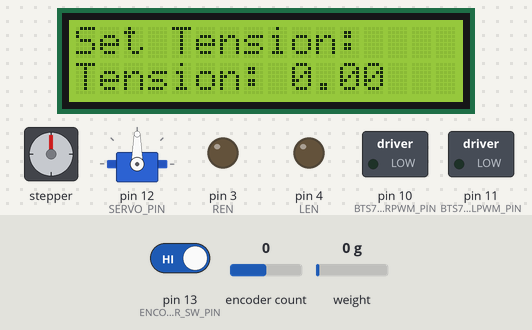
Bench run of a sketch on a simulated Arduino Uno, built with avr-gcc and run on an emulated ATmega328P. Parts: stepper motor, 16×2 character LCD, servo, switched loads named in the sketch (green lamp = pin HIGH), output pins drawn as LEDs (lit = HIGH). Wiring (inferred from the names in the program): stepper motor driver (200 steps per turn assumed): step pin 6; direction pin 5. Inputs (shaded band) come from the test bench; at power-on: pin 13 (ENCODER_SW_PIN) HIGH, encoder count 0, weight on the scale 0 g. What the sketch prints to the serial monitor is not drawn.

Above: at 2.2 s.
2.3 s: pin 13 (ENCODER_SW_PIN) driven LOW
At 4.4 s:
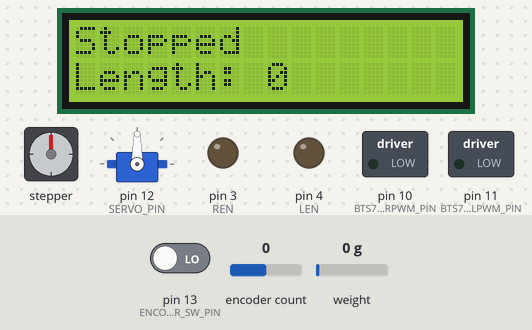
4.8 s: encoder count set to 1
At 5.6 s:
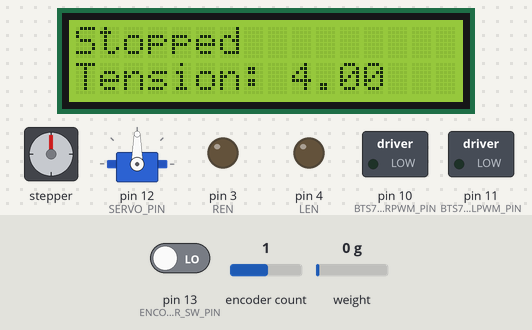
6.3 s: encoder count set to 2
At 6.8 s:
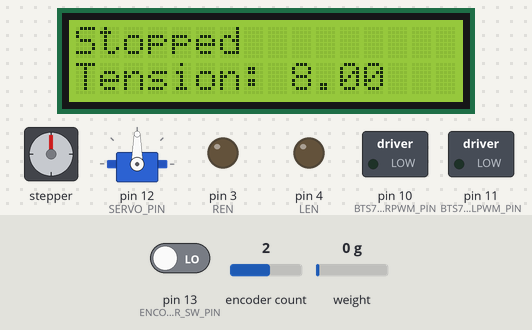
7.8 s: encoder count set to 3
At 9.2 s:
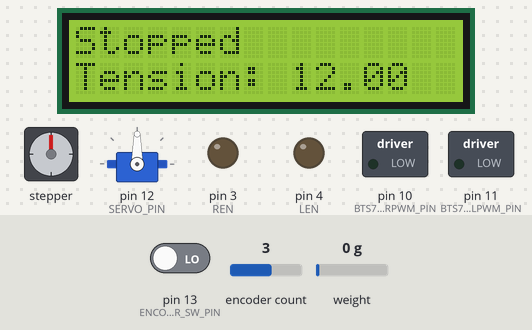
Timing chart, 0 to 10.3 s (numbered marks = the images above; inputs shaded):
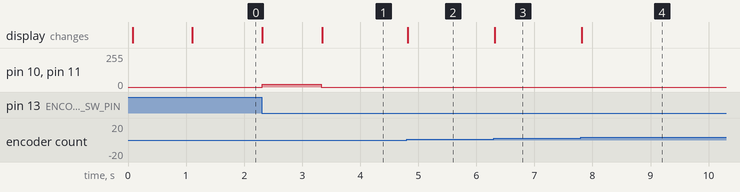

The sketch:

AutomatedRopeMakingMachine.ino
```cpp
#include <Wire.h>
#include <LiquidCrystal_I2C.h>
#include <HX711.h>
#include <AccelStepper.h>
#include <Servo.h>
#include <Encoder.h>

// Pin Definitions
const int SERVO_PIN = 12;             // Servo motor
const int LOAD_CELL_DOUT_PIN = 2;     // Load cell HX711 DOUT
const int LOAD_CELL_SCK_PIN = 7;      // Load cell HX711 SCK
const int ENCODER_CLK_PIN = 9;        // Rotary encoder CLK
const int ENCODER_DT_PIN = 8;         // Rotary encoder DT
const int ENCODER_SW_PIN = 13;        // Rotary encoder SW
const int BTS7960_LPWM_PIN = 11;      // Motor driver LPWM
const int BTS7960_RPWM_PIN = 10;      // Motor driver RPWM
const int NEMA_STEP_PIN = 6;          // Stepper motor STEP pin
const int NEMA_DIR_PIN = 5;           // Stepper motor DIR pin
const int REN = 3;                    // Additional motor control pin (e.g., enable)
const int LEN = 4;                    // Additional motor control pin
const int EMERGENCY_STOP_BTN = A0;    // Emergency stop button

// Initialize Libraries and Components
HX711 scale;
Servo myServo;
LiquidCrystal_I2C lcd(0x27, 16, 2);     // LCD display: address 0x27, 16x2
AccelStepper stepper(AccelStepper::DRIVER, NEMA_STEP_PIN, NEMA_DIR_PIN);
Encoder myEnc(ENCODER_CLK_PIN, ENCODER_DT_PIN);

// Control and Configuration Variables
volatile int encoderPos = 0;           // Position of rotary encoder
int lastEncoderPos = -1;               // Last position of rotary encoder
bool encoderPressed = false;           // Flag for encoder button press
bool mode = false;                     // Mode: false = tension, true = length
float setTension = 0;                  // Target tension
float setRopeLength = 0;               // Target rope length
bool running = false;                  // System running flag
unsigned long lastDebounceTime = 0;    // Debounce timing for encoder button
const unsigned long DEBOUNCE_DELAY = 50;     // Debounce delay (ms)
const unsigned long LONG_PRESS_DURATION = 1000; // Long press duration for mode switching (ms)
float calibrationFactor = 2000;             // Calibration factor for scale
float weight = 0;                       // Weight reading from load cell
float tent = 0;                         // Calculated tension in the rope
int motorSpeed = 20;                    // Motor speed (PWM value)
int ropeLength = 0;                     // Measured rope length

void setup() {
    Serial.begin(9600);
    lcd.init();
    lcd.backlight();

    // Pin Setup
    pinMode(ENCODER_SW_PIN, INPUT_PULLUP);
    pinMode(BTS7960_LPWM_PIN, OUTPUT);
    pinMode(BTS7960_RPWM_PIN, OUTPUT);
    pinMode(NEMA_STEP_PIN, OUTPUT);
    pinMode(NEMA_DIR_PIN, OUTPUT);
    pinMode(REN, OUTPUT);
    pinMode(LEN, OUTPUT);
    pinMode(EMERGENCY_STOP_BTN, INPUT);

    // Initialize Components
    lcd.print("Initializing...");
    myServo.attach(SERVO_PIN);
    stepper.setMaxSpeed(1000);
    stepper.setAcceleration(500);
    scale.begin(LOAD_CELL_DOUT_PIN, LOAD_CELL_SCK_PIN);
    scale.set_scale();
    scale.tare();                       // Reset scale to zero

    Serial.println("Setup complete");
    lcd.clear();
    lcd.print("Set Tension:");
}

// Main loop
void loop() {
    readEncoder();       // Update encoder position for tension/length setting
    handleButton();      // Handle encoder button (short/long press for start/mode toggle)
    monitorOperation();  // Monitor tension and length while system is running
}

void readEncoder() {
    // Get encoder position and update desired values based on current mode
    encoderPos = myEnc.read();
    float position = encoderPos * (360.0 / 360.0); // Degrees per pulse (assuming 360 pulses per revolution)

    if (lastEncoderPos != encoderPos) {
        lastEncoderPos = encoderPos;
        if (!mode) { // Tension mode
            setTension = position;
            lcd.setCursor(0, 1);
            lcd.print("Tension: ");
            lcd.print(setTension);
            lcd.print(" ");
            Serial.print("Set Tension: ");
            Serial.println(setTension);
        } else {     // Length mode
            setRopeLength = position;
            lcd.setCursor(0, 1);
            lcd.print("Length: ");
            lcd.print(setRopeLength);
            lcd.print(" ");
            Serial.print("Set Length: ");
            Serial.println(setRopeLength);
        }
    }
}

void handleButton() {
    int buttonState = digitalRead(ENCODER_SW_PIN);
    if (buttonState == LOW && (millis() - lastDebounceTime) > DEBOUNCE_DELAY) {
        lastDebounceTime = millis();
        if (!encoderPressed) {
            encoderPressed = true;
            unsigned long pressDuration = millis() - lastDebounceTime;

            // Check for long press
            if (pressDuration > LONG_PRESS_DURATION) {
                mode = !mode; // Toggle between tension and length mode
                lcd.clear();
                lcd.setCursor(0, 0);
                lcd.print(mode ? "Set Length:" : "Set Tension:");
            } else if (!running) {
                startSystem(); // Start the system if not already running
            }
        }
    } else if (buttonState == HIGH) {
        encoderPressed = false;
    }
}

void monitorOperation() {
    if (running) {
        updateWeightAndTension();

        if (tent >= setTension || ropeLength >= setRopeLength) {
            stopSystem(); // Stop if either target is reached
        } else {
            stepper.run(); // Continue if within targets
        }

        lcd.setCursor(0, 1);
        lcd.print("Length: ");
        lcd.print(ropeLength);
    }
}

void startSystem() {
    running = true;
    ropeLength = 0;
    stepper.setCurrentPosition(0);
    lcd.clear();
    lcd.print("Running...");
    analogWrite(BTS7960_LPWM_PIN, motorSpeed); // Set motor speed
    analogWrite(BTS7960_RPWM_PIN, motorSpeed);
    Serial.print("Motor Speed: ");
    Serial.println(motorSpeed);
}

void stopSystem() {
    running = false;
    analogWrite(BTS7960_LPWM_PIN, 0); // Stop motor
    analogWrite(BTS7960_RPWM_PIN, 0);
    stepper.stop(); // Stop stepper motor
    lcd.clear();
    lcd.print("Stopped");
    Serial.println("System Stopped");
}

void updateWeightAndTension() {
    scale.set_scale(calibrationFactor);
    weight = scale.get_units(10);
    tent = (weight / 1000) * 10; // Convert grams to Newtons
    lcd.setCursor(0, 0);
    lcd.print("Tension: ");
    lcd.print(tent, 1);
    lcd.print("N");
}
```

Measured:
- after the input at 2.3 s, pin 10 (BTS7960_RPWM_PIN), pin 11 (BTS7960_LPWM_PIN): 0/255 → 20/255 at once, → 0/255 1.0 s later; the display: first changes at once (image 1 shows a later state)
- after the input at 4.8 s, the display: changes at once (image 2)
- after the input at 6.3 s, the display: changes at once (image 3)
- after the input at 7.8 s, the display: changes at once (image 4)
